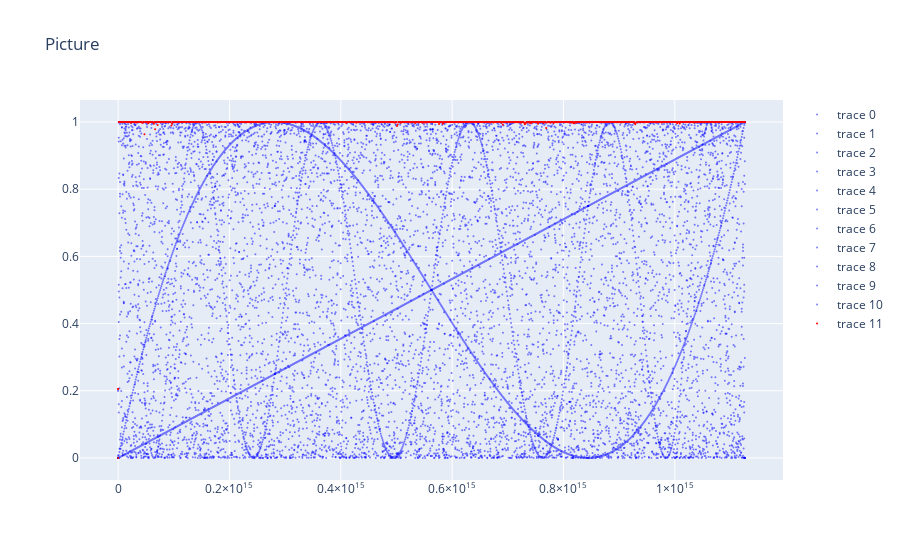

Notebook source saved alongside this figure:
### Code cell
limit = 1000
step = int(N / limit)

rlts = []

for j in scheme:

    R = []
    for n in [0, 1, *list(range(1, N, step)), N]:
        p = get_P_of_0_complex([j], n, N)
        R.append((n, p))

    rlts.append(R)

C = []

for n in [0, 1, *list(range(1, N, step)), N]:
    p = get_P_of_0_complex(scheme, n, N)
    C.append((n, p))

rlts.append(C)

datasets = [[[(x[0], x[1]) for x in C], 'blue', 0.5] for C in rlts]
datasets[-1][1] = 'red'
datasets[-1][2] = 1

show(datasets, marker_size=2)

### Figure 1 — Plotly figure (JSON) as saved in the notebook; plotly's stock layout.template omitted (floating-point values rounded to 4 significant figures; data arrays with more than 128 entries replaced by an {"elided": "..."} marker saying what was removed)
{"data": [{"marker": {"color": "blue", "size": 2}, "mode": "markers", "opacity": 0.5, "type": "scatter", "x": {"elided": "1004 int values"}, "y": {"elided": "1004 float values"}}, {"marker": {"color": "blue", "size": 2}, "mode": "markers", "opacity": 0.5, "type": "scatter", "x": {"elided": "1004 int values"}, "y": {"elided": "1004 float values"}}, {"marker": {"color": "blue", "size": 2}, "mode": "markers", "opacity": 0.5, "type": "scatter", "x": {"elided": "1004 int values"}, "y": {"elided": "1004 float values"}}, {"marker": {"color": "blue", "size": 2}, "mode": "markers", "opacity": 0.5, "type": "scatter", "x": {"elided": "1004 int values"}, "y": {"elided": "1004 float values"}}, {"marker": {"color": "blue", "size": 2}, "mode": "markers", "opacity": 0.5, "type": "scatter", "x": {"elided": "1004 int values"}, "y": {"elided": "1004 float values"}}, {"marker": {"color": "blue", "size": 2}, "mode": "markers", "opacity": 0.5, "type": "scatter", "x": {"elided": "1004 int values"}, "y": {"elided": "1004 float values"}}, {"marker": {"color": "blue", "size": 2}, "mode": "markers", "opacity": 0.5, "type": "scatter", "x": {"elided": "1004 int values"}, "y": {"elided": "1004 float values"}}, {"marker": {"color": "blue", "size": 2}, "mode": "markers", "opacity": 0.5, "type": "scatter", "x": {"elided": "1004 int values"}, "y": {"elided": "1004 float values"}}, {"marker": {"color": "blue", "size": 2}, "mode": "markers", "opacity": 0.5, "type": "scatter", "x": {"elided": "1004 int values"}, "y": {"elided": "1004 float values"}}, {"marker": {"color": "blue", "size": 2}, "mode": "markers", "opacity": 0.5, "type": "scatter", "x": {"elided": "1004 int values"}, "y": {"elided": "1004 float values"}}, {"marker": {"color": "blue", "size": 2}, "mode": "markers", "opacity": 0.5, "type": "scatter", "x": {"elided": "1004 int values"}, "y": {"elided": "1004 float values"}}, {"marker": {"color": "red", "size": 2}, "mode": "markers", "opacity": 1, "type": "scatter", "x": {"elided": "1004 int values"}, "y": {"elided": "1004 float values"}}], "layout": {"title": {"text": "Picture"}, "xaxis": {"zeroline": false}, "yaxis": {"zeroline": false}}}
